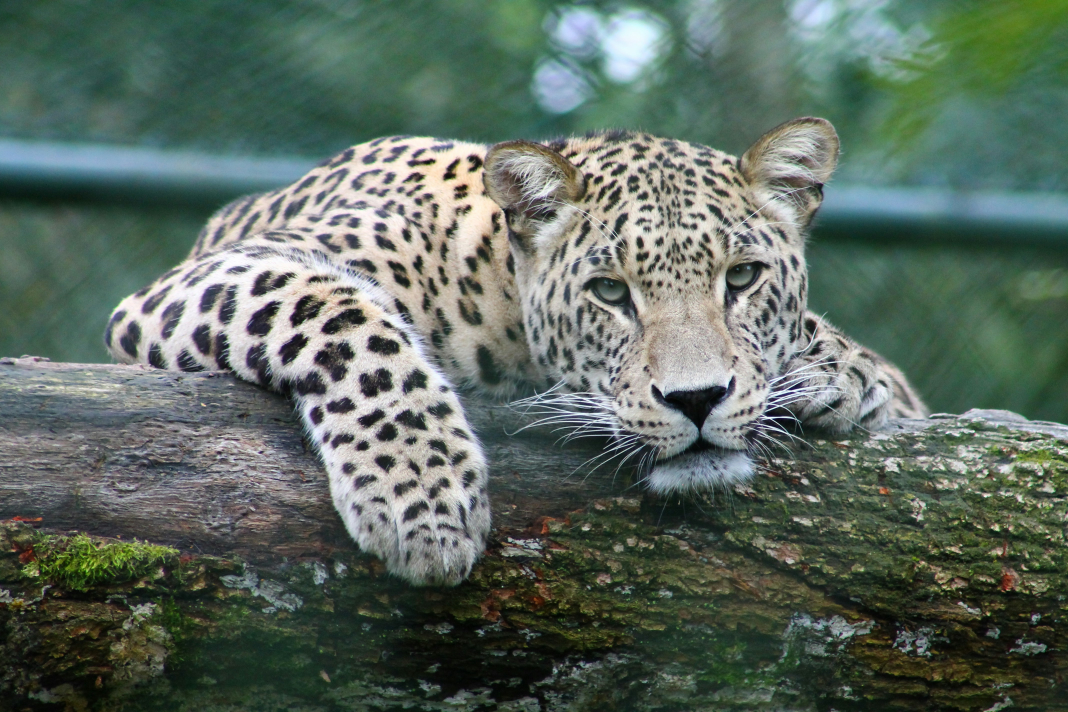
#> input picture base_26.jpg, 4272 x 2848 px (shown at 1/4 size)
$ python make_synth.py out
#> lines starting #> are read from the running program, lines starting #| are printed output that depends on the picture
"""Synthetic CRT-capture benchmark with known ground truth.

For each original image, simulate filming a glitched CRT:
  original -> raster (overscan zoom, anisotropic scale, small rotation, offset)
           -> CRT glass barrel distortion
           -> camera perspective into a 4000x3000 photo with dark bezel
           -> glitch: false colour, emboss mix, horizontal line jitter,
              scanlines, blur, noise

Writes per case:
  <case>_orig.png, <case>_film.jpg      the input pair
  <case>_truth.npy                      float32 (gh, gw, 2): on a 1/8-res grid of
                                        ORIGINAL pixel centres, where that content
                                        lands in the filmed photo
  <case>_meta.json                      grid spacing + true raster corners

Usage: python make_synth.py OUT_DIR
"""
import json
import os
import sys

import cv2
import numpy as np

HERE = os.path.dirname(os.path.abspath(__file__))
ROOT = os.path.dirname(HERE)
SOURCES = ["base_26.jpg", "base_29.jpg", "base_49.jpg", "base_68.jpg", "new_00367_.png"]
FILM_W, FILM_H = 4000, 3000
GRID = 8


class Geometry:
    """original px -> screen (s,t) -> barrel -> camera photo px, with exact inverse."""

    def __init__(self, W, H, rng, severity):
        self.W, self.H = W, H
        self.zx = rng.uniform(1.06, 1.15)
        self.zy = rng.uniform(1.06, 1.15)
        self.rot = np.deg2rad(rng.uniform(-1.0, 1.0))
        self.off = rng.uniform(-0.02, 0.02, size=2)
        self.barrel = rng.uniform(0.04, 0.10)
        cx = FILM_W / 2 + rng.uniform(-150, 150)
        cy = FILM_H / 2 + rng.uniform(-120, 120)
        sw, sh = rng.uniform(2600, 3200), rng.uniform(2000, 2400)
        j = 60 + 120 * severity
        quad = np.float32([
            [cx - sw / 2 + rng.uniform(-j, j), cy - sh / 2 + rng.uniform(-j, j)],
            [cx + sw / 2 + rng.uniform(-j, j), cy - sh / 2 + rng.uniform(-j, j)],
            [cx + sw / 2 + rng.uniform(-j, j), cy + sh / 2 + rng.uniform(-j, j)],
            [cx - sw / 2 + rng.uniform(-j, j), cy + sh / 2 + rng.uniform(-j, j)],
        ])
        unit = np.float32([[0, 0], [1, 0], [1, 1], [0, 1]])
        self.Hc = cv2.getPerspectiveTransform(unit, quad).astype(np.float64)
        self.Hci = np.linalg.inv(self.Hc)

    # --- original normalized (u,v) <-> screen (s,t) (affine) ---
    def to_screen(self, u, v):
        c, s = np.cos(self.rot), np.sin(self.rot)
        du, dv = u - 0.5, v - 0.5
        return (0.5 + (c * du - s * dv) * self.zx + self.off[0],
                0.5 + (s * du + c * dv) * self.zy + self.off[1])

    def from_screen(self, s_, t_):
        c, s = np.cos(self.rot), np.sin(self.rot)
        a = (s_ - 0.5 - self.off[0]) / self.zx
        b = (t_ - 0.5 - self.off[1]) / self.zy
        return 0.5 + c * a + s * b, 0.5 - s * a + c * b

    # --- CRT glass barrel ---
    def _k(self, x, y):
        return self.barrel * (1 - 0.25 * (x * x + y * y))

    def barrel_fwd(self, s, t):
        x, y = 2 * s - 1, 2 * t - 1
        k = self._k(x, y)
        return 0.5 + 0.5 * x * (1 + 0.9 * k * (1 - y * y)), 0.5 + 0.5 * y * (1 + 0.9 * k * (1 - x * x))

    def barrel_inv(self, bs, bt):
        xp, yp = 2 * bs - 1, 2 * bt - 1
        x, y = xp.copy(), yp.copy()
        for _ in range(25):
            k = self._k(x, y)
            x = xp / (1 + 0.9 * k * (1 - y * y))
            y = yp / (1 + 0.9 * k * (1 - x * x))
        return 0.5 + 0.5 * x, 0.5 + 0.5 * y

    # --- camera homography ---
    def cam_fwd(self, s, t):
        Hm = self.Hc
        d = Hm[2, 0] * s + Hm[2, 1] * t + Hm[2, 2]
        return (Hm[0, 0] * s + Hm[0, 1] * t + Hm[0, 2]) / d, (Hm[1, 0] * s + Hm[1, 1] * t + Hm[1, 2]) / d

    def cam_inv(self, X, Y):
        Hm = self.Hci
        d = Hm[2, 0] * X + Hm[2, 1] * Y + Hm[2, 2]
        return (Hm[0, 0] * X + Hm[0, 1] * Y + Hm[0, 2]) / d, (Hm[1, 0] * X + Hm[1, 1] * Y + Hm[1, 2]) / d

    def orig_to_film(self, x, y):
        s, t = self.to_screen((x + 0.5) / self.W, (y + 0.5) / self.H)
        return self.cam_fwd(*self.barrel_fwd(s, t))

    def film_to_screen(self, X, Y):
        """photo px -> pre-barrel screen (s,t)."""
        return self.barrel_inv(*self.cam_inv(X, Y))


def glitch(img, rng, severity):
    h, w = img.shape[:2]
    out = img.astype(np.float32)
    M = np.eye(3) * rng.uniform(0.3, 0.9) + rng.uniform(-0.5, 0.8, (3, 3)) * severity
    out = np.clip(out @ M.T.astype(np.float32), 0, 255)
    if rng.random() < 0.5 * severity + 0.2:
        ch = int(rng.integers(0, 3))
        out[..., ch] = 255 - out[..., ch]
    gray = cv2.cvtColor(out.astype(np.uint8), cv2.COLOR_BGR2GRAY).astype(np.float32)
    emb = cv2.filter2D(gray, -1, np.float32([[-2, -1, 0], [-1, 1, 1], [0, 1, 2]]))
    mix = 0.35 + 0.4 * severity
    out = out * (1 - mix) + (emb[..., None] * 1.2 + 128) * mix
    # horizontal line jitter (time-base wobble), smooth in y; zero-mean glitch
    jit = cv2.GaussianBlur(rng.normal(0, 1, (h, 1)).astype(np.float32), (1, 0), sigmaX=0,
                           sigmaY=6 * h / 1000).ravel()
    jit = jit / (np.abs(jit).max() + 1e-6) * (2 + 5 * severity) * w / 1000
    if os.environ.get("NOJITTER"):
        jit[:] = 0
    xs = np.arange(w, dtype=np.float32)[None, :] + jit[:, None]
    ys = np.repeat(np.arange(h, dtype=np.float32)[:, None], w, axis=1)
    out = cv2.remap(np.clip(out, 0, 255).astype(np.uint8), xs, ys, cv2.INTER_LINEAR,
                    borderMode=cv2.BORDER_REFLECT)
    return out


def make_case(name, src_path, out_dir, rng, severity):
    orig = cv2.imread(src_path, cv2.IMREAD_COLOR)
    H, W = orig.shape[:2]
    g = Geometry(W, H, rng, severity)
    glitched = glitch(orig, rng, severity)

    # render filmed photo: per photo pixel, invert to original px
    Y, X = np.mgrid[0:FILM_H, 0:FILM_W].astype(np.float64)
    s, t = g.film_to_screen(X, Y)
    inside = (s >= 0) & (s <= 1) & (t >= 0) & (t <= 1)
    u, v = g.from_screen(s, t)
    mx = (u * W - 0.5).astype(np.float32)
    my = (v * H - 0.5).astype(np.float32)
    del X, Y, u, v
    film = cv2.remap(glitched, mx, my, cv2.INTER_LINEAR, borderMode=cv2.BORDER_CONSTANT,
                     borderValue=0).astype(np.float32)
    del mx, my

    # raster mask with rounded corners, soft edge; dark bezel outside
    m = inside.astype(np.uint8) * 255
    del inside, s, t
    k = cv2.getStructuringElement(cv2.MORPH_ELLIPSE, (61, 61))
    m = cv2.dilate(cv2.erode(m, k), k)
    rm = cv2.GaussianBlur(m.astype(np.float32) / 255, (0, 0), 2.5)[..., None]
    bezel = 16 + rng.normal(0, 3, film.shape).astype(np.float32)
    film = film * rm + bezel * (1 - rm)
    del rm, bezel

    yy = np.arange(FILM_H, dtype=np.float32)[:, None, None]
    film *= 0.80 + 0.20 * np.cos(yy * 2 * np.pi / rng.uniform(5.5, 7.5))
    film = cv2.GaussianBlur(film, (0, 0), 1.2)
    film += rng.normal(0, 5, film.shape).astype(np.float32)
    film = np.clip(film, 0, 255).astype(np.uint8)

    # truth on a coarse grid of original pixel centres
    gy, gx = np.mgrid[0:H:GRID, 0:W:GRID].astype(np.float64)
    TX, TY = g.orig_to_film(gx, gy)
    truth = np.stack([TX, TY], -1).astype(np.float32)
    corners = [list(map(float, g.cam_fwd(*g.barrel_fwd(np.float64(a), np.float64(b)))))
               for a, b in [(0, 0), (1, 0), (1, 1), (0, 1)]]

    cv2.imwrite(os.path.join(out_dir, f"{name}_orig.png"), orig)
    cv2.imwrite(os.path.join(out_dir, f"{name}_film.jpg"), film, [cv2.IMWRITE_JPEG_QUALITY, 90])
    np.save(os.path.join(out_dir, f"{name}_truth.npy"), truth)
    with open(os.path.join(out_dir, f"{name}_meta.json"), "w") as fh:
        json.dump({"W": W, "H": H, "grid": GRID, "corners": corners,
                   "zoom": [g.zx, g.zy], "severity": severity}, fh)


def main():
    out_dir = sys.argv[1]
    os.makedirs(out_dir, exist_ok=True)
    rng = np.random.default_rng(1234)
    only = os.environ.get("ONLY")
    for sev_name, sev in (("mild", 0.3), ("heavy", 1.0)):
        for src in SOURCES:
            if only and only not in f"{src}_{sev_name}":
                rng.random(64)
                continue
            name = f"{os.path.splitext(src)[0]}_{sev_name}"
            make_case(name, os.path.join(ROOT, src), out_dir, rng, sev)
#> in make_case, orig is the input picture: shape (2848, 4272, 3); mean B, G, R 95.7, 105.7, 91.7
#> in glitch, `out = np.clip(out @ M.T.astype(np.float32), 0, 255)`:
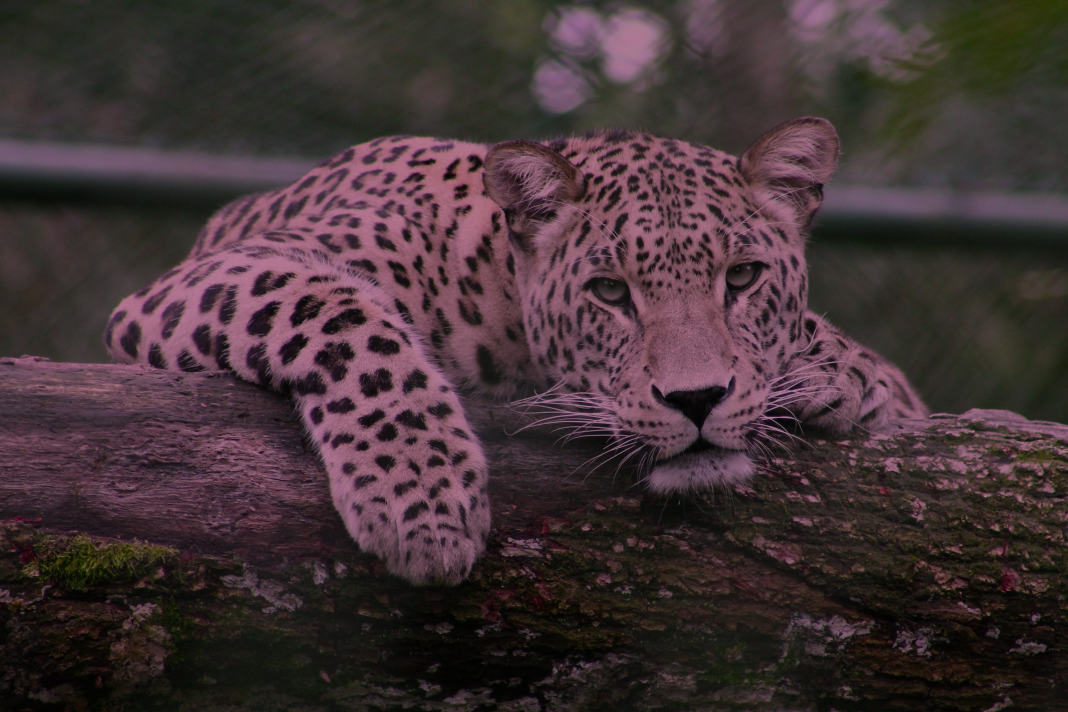
#> out: shape (2848, 4272, 3) float32 (shown at 1/4 size); mean B, G, R 51.4, 48.7, 65.5
#> in glitch, `out[..., ch] = 255 - out[..., ch]`:
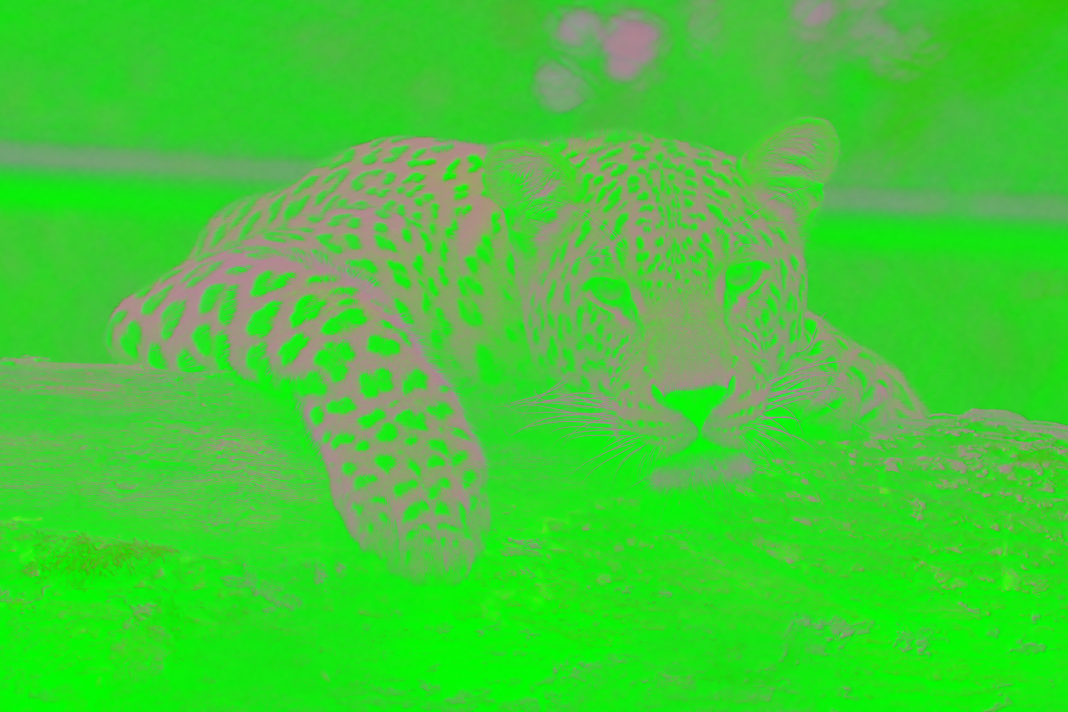
#> out: shape (2848, 4272, 3) float32 (shown at 1/4 size); mean B, G, R 51.4, 212.4, 65.5
#> in glitch, `gray = cv2.cvtColor(out.astype(np.uint8), cv2.COLOR_BGR2GRAY).astype(n..`:
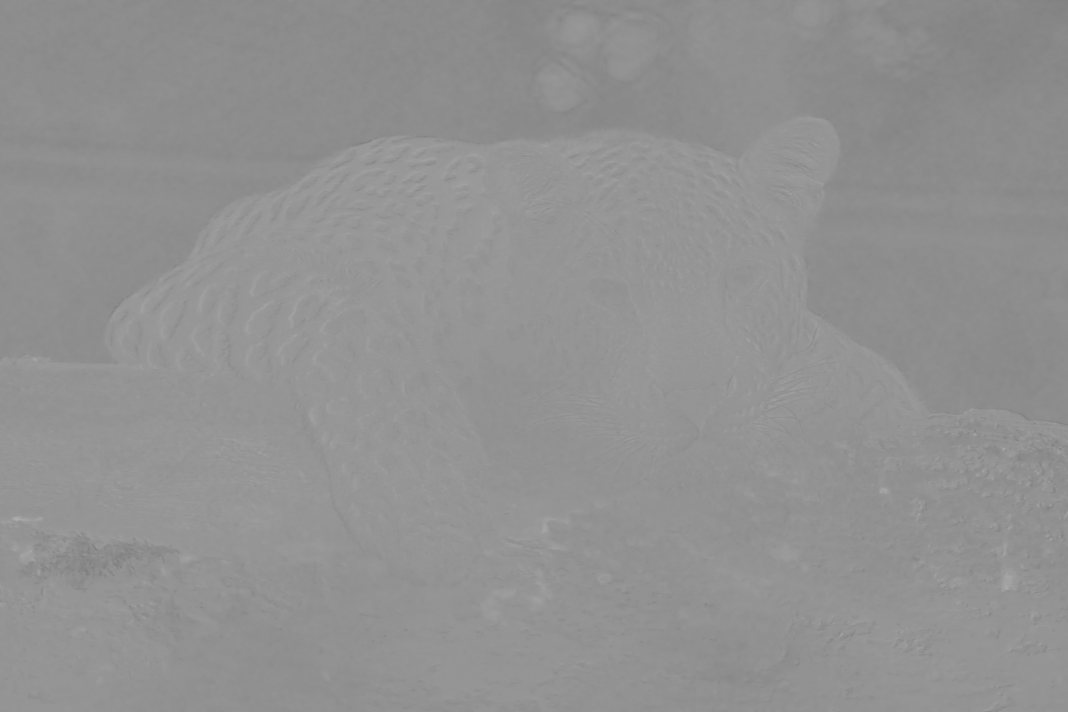
#> gray: shape (2848, 4272) float32 (shown at 1/4 size); min 120, max 174, mean 145.3
#> in glitch, `out = out * (1 - mix) + (emb[..., None] * 1.2 + 128) * mix`:
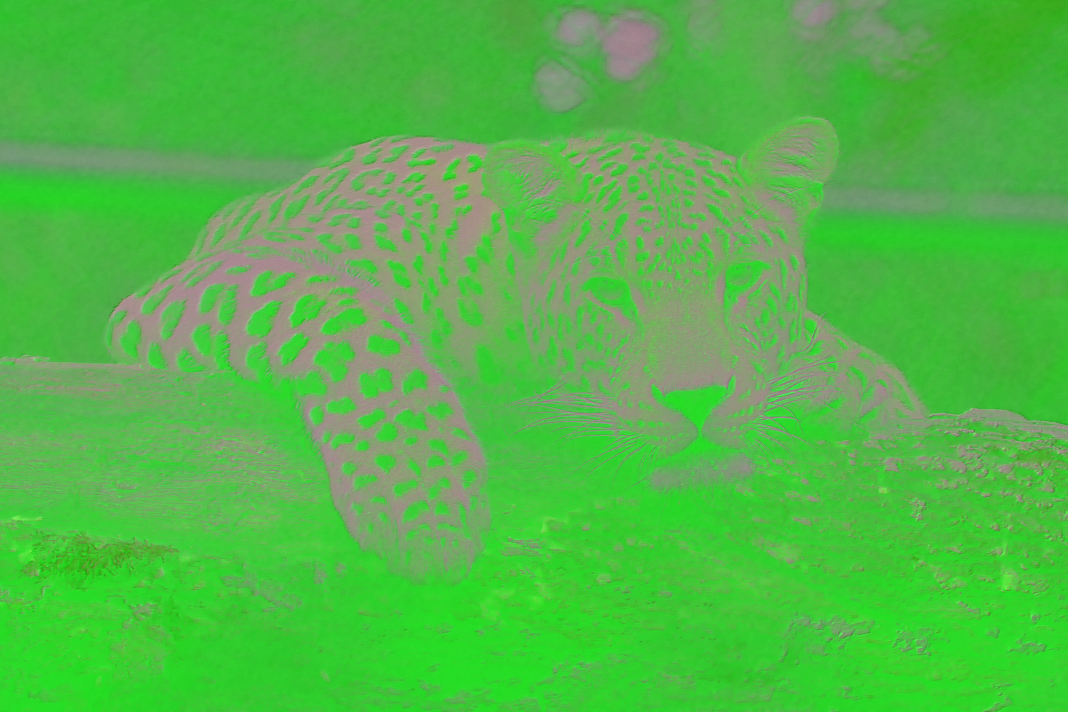
#> out: shape (2848, 4272, 3) float32 (shown at 1/4 size); mean B, G, R 159.5, 253.8, 167.6; drawn with min black and max white
#> in glitch, `out = cv2.remap(np.clip(out, 0, 255).astype(np.uint8), xs, ys, cv2.INT..`:
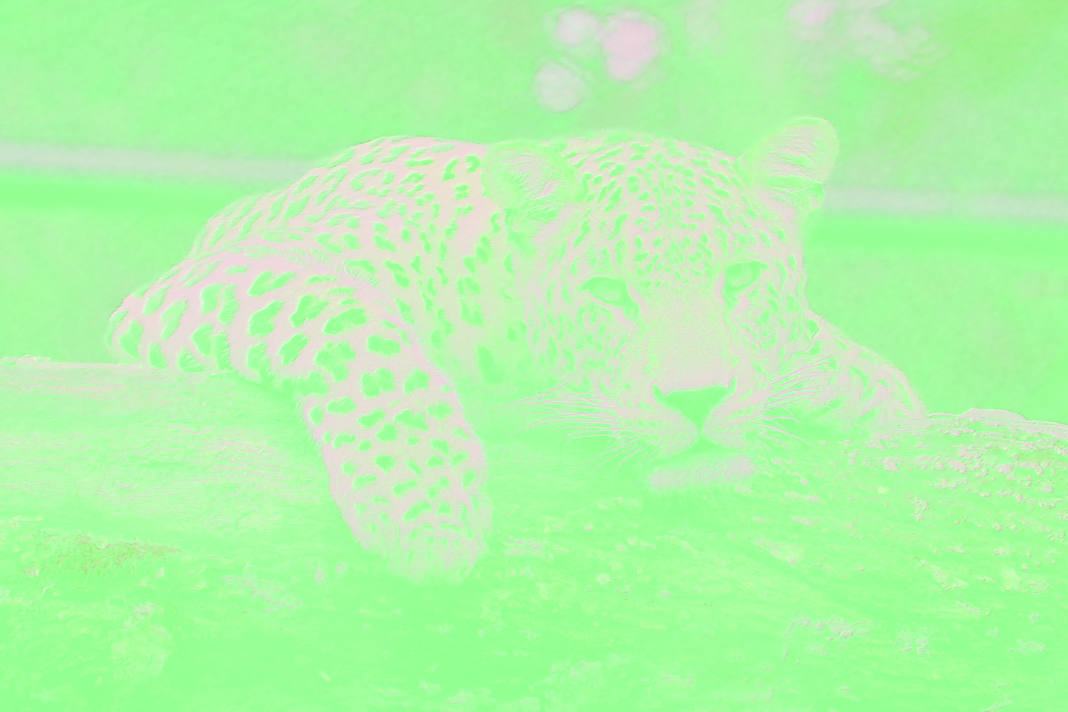
#> out: shape (2848, 4272, 3) (shown at 1/4 size); mean B, G, R 170.3, 246.2, 176.9
            print("wrote", name, flush=True)


if __name__ == "__main__":
#> (the run stopped early here; a loop or call above may not have finished)
